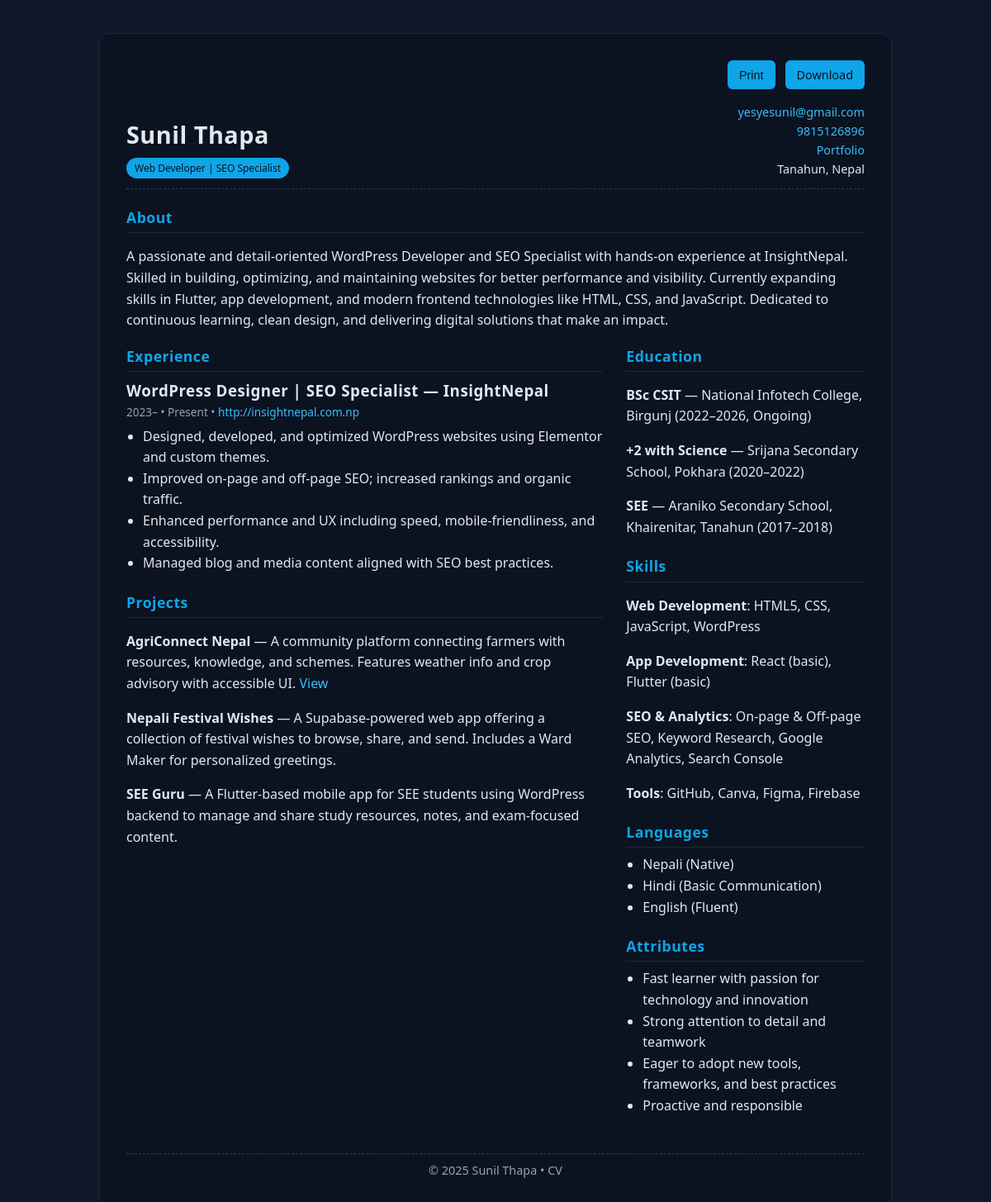
/resume/modern/, run on the app's committed database.
### cv/models.py (models this page shows, shortened)
class SingletonModel(models.Model):
    class Meta:
        abstract = True

class SiteProfile(SingletonModel):
    name = models.CharField(max_length=200, default="Sunil Thapa")
    job_title = models.CharField(max_length=200, blank=True)
    about = models.TextField(blank=True)
    phone = models.CharField(max_length=50, blank=True)
    email = models.EmailField(blank=True)
    portfolio_url = models.URLField(blank=True)
    location = models.CharField(max_length=200, blank=True)
    footer_text = models.CharField(max_length=255, blank=True, default="© 2025 Sunil Thapa • CV")
    active_template = models.ForeignKey('ResumeTemplate', on_delete=models.SET_NULL, null=True, blank=True, related_name='profiles')

class OrderedModel(models.Model):
    order = models.PositiveIntegerField(default=0)
    class Meta:
        abstract = True
        ordering = ['order']

class Experience(OrderedModel):
    title = models.CharField(max_length=255)
    company = models.CharField(max_length=255, blank=True)
    start_year = models.CharField(max_length=20, blank=True)
    end_year = models.CharField(max_length=20, blank=True)
    current = models.BooleanField(default=False)
    external_url = models.URLField(blank=True)
    summary = models.TextField(blank=True)

class ExperienceBullet(models.Model):
    experience = models.ForeignKey(Experience, related_name='bullets', on_delete=models.CASCADE)
    order = models.PositiveIntegerField(default=0)
    text = models.TextField()
    class Meta:
        ordering = ['order']

class Project(OrderedModel):
    title = models.CharField(max_length=255)
    description = models.TextField(blank=True)
    link = models.URLField(blank=True)

class Education(OrderedModel):
    degree = models.CharField(max_length=255)
    institution = models.CharField(max_length=255, blank=True)
    start_year = models.CharField(max_length=20, blank=True)
    end_year = models.CharField(max_length=20, blank=True)
    ongoing = models.BooleanField(default=False)
    description = models.TextField(blank=True)

class SkillCategory(OrderedModel):
    title = models.CharField(max_length=100)

class Skill(models.Model):
    category = models.ForeignKey(SkillCategory, related_name='skills', on_delete=models.CASCADE)
    name = models.CharField(max_length=100)
    order = models.PositiveIntegerField(default=0)
    class Meta:
        ordering = ['order']

class Language(OrderedModel):
    name = models.CharField(max_length=100)
    level = models.CharField(max_length=100, blank=True)

class PersonalAttribute(OrderedModel):
    text = models.CharField(max_length=255)

### cv/views.py (the view)
# urls.py: path('', views.resume_view, name='resume'),
def resume_view(request, slug=None):
    ctx = get_resume_context()
    template_obj = None
    if slug:
        template_obj = get_object_or_404(ResumeTemplate, slug=slug)
    else:
        profile = ctx['profile']
        if profile and profile.active_template:
            template_obj = profile.active_template
    if template_obj:
        ctx['template'] = template_obj
        template_name = template_obj.template_path
    else:
        template_name = 'cv/resume.html'
    return render(request, template_name, ctx)

### cv/views.py (called while the page is built)
def get_resume_context():
    profile = SiteProfile.objects.first()
    return {
        'profile': profile,
        'education': Education.objects.all(),
        'experience': Experience.objects.prefetch_related('bullets').all(),
        'projects': Project.objects.all(),
        'skills': SkillCategory.objects.prefetch_related('skills').all(),
        'attributes': PersonalAttribute.objects.all(),
        'languages': Language.objects.all(),
        'current_year': timezone.now().year,
    }

### cv/templates/cv/resume_modern.html (shortened to what this page needs)
{% load static %}
<!DOCTYPE html>
<html lang="en">
<head>
  <link rel="stylesheet" href="{% static 'css/styles.css' %}">
</head>
<body>
  <div class="wrap">
    <div class="actions">
      <button onclick="window.print()">Print</button>
      <a href="{% if template %}{% url 'download_resume' slug=template.slug %}{% else %}{% url 'download_resume_default' %}{% endif %}">
        Download
      </a>
    </div>
    <header class="header">
      <div class="header-left">
        <h1>{{ profile.name }}</h1>
        <div class="chip">{{ profile.job_title }}</div>
      </div>
      <div class="header-right">
        <div><a href="mailto:{{ profile.email }}">{{ profile.email }}</a></div>
        <div><a href="tel:{{ profile.phone }}">{{ profile.phone }}</a></div>
        {% if profile.portfolio_url %}
          <div><a href="{{ profile.portfolio_url }}" target="_blank">Portfolio</a></div>
        {% endif %}
        <div>{{ profile.location }}</div>
      </div>
    </header>
    <section>
      <h2>About</h2>
      <p>{{ profile.about|linebreaksbr }}</p>
    </section>
    <div class="grid">
      <main>
        <section>
          <h2>Experience</h2>
          {% for ex in experience %}
            <article>
              <h3>{{ ex.title }} — {{ ex.company }}</h3>
              <div class="meta" style="font-size: 0.85rem; color: var(--subtext);">
                {{ ex.start_year }}–{{ ex.end_year }}
                {% if ex.current %} • Present{% endif %}
                {% if ex.external_url %}
                  • <a href="{{ ex.external_url }}" target="_blank">{{ ex.external_url }}</a>
                {% endif %}
              </div>
              <ul>
                {% for b in ex.bullets.all %}
                  <li>{{ b.text }}</li>
                {% endfor %}
              </ul>
            </article>
          {% empty %}
            <p>No experience listed.</p>
          {% endfor %}
        </section>
        <section>
          <h2>Projects</h2>
          {% for project in projects %}
            <p>
              <strong>{{ project.title }}</strong> — {{ project.description }}
              {% if project.link %}
                <a href="{{ project.link }}" target="_blank">View</a>
              {% endif %}
            </p>
          {% empty %}
            <p>No projects available.</p>
          {% endfor %}
        </section>
      </main>
      <aside>
        <section>
          <h2>Education</h2>
          {% for edu in education %}
            <p>
              <strong>{{ edu.degree }}</strong> — {{ edu.institution }}
              ({{ edu.start_year }}–{{ edu.end_year }}{% if edu.ongoing %}, Ongoing{% endif %})
            </p>
          {% empty %}
            <p>No education details.</p>
          {% endfor %}
        </section>
        <section>
          <h2>Skills</h2>
          {% for cat in skills %}
            <p>
              <strong>{{ cat.title }}</strong>:
              {% for s in cat.skills.all %}
                {{ s.name }}{% if not forloop.last %}, {% endif %}
              {% endfor %}
            </p>
          {% empty %}
            <p>No skills listed.</p>
          {% endfor %}
        </section>
        <section>
          <h2>Languages</h2>
          <ul>
            {% for lang in languages %}
              <li>{{ lang.name }}{% if lang.level %} ({{ lang.level }}){% endif %}</li>
            {% empty %}
              <li>No languages added.</li>
            {% endfor %}
          </ul>
        </section>
        <section>
          <h2>Attributes</h2>
          <ul>
            {% for attr in attributes %}
              <li>{{ attr.text }}</li>
            {% empty %}
              <li>No attributes listed.</li>
            {% endfor %}
          </ul>
        </section>
      </aside>
    </div>
    <footer>
      © {{ current_year }} {{ profile.name }} • CV
    </footer>
  </div>
</body>
</html>

### cv/static/css/styles.css (style rules this page uses)
* { box-sizing: border-box; }
html, body { height: 100%; }
body { background: #f3f4f6; color: #111; font-family: system-ui, -apple-system, Segoe UI, Roboto, Ubuntu, Cantarell, Noto Sans, Arial, "Apple Color Emoji", "Segoe UI Emoji"; line-height: 1.6; margin: 0; }

### cv/templates/cv/resume_modern.html (style rules this page uses)
:root { --bg: #0f172a; --card-bg: #0b1220; --border: #1f2937; --text: #e2e8f0; --subtext: #94a3b8; --accent: #38bdf8; --highlight: #0ea5e9; }
body { background: var(--bg); color: var(--text); font-family: system-ui, -apple-system, "Segoe UI", Roboto, sans-serif; line-height: 1.6; margin: 0; padding: 0; }
a { color: var(--accent); text-decoration: none; }
h1, h2, h3 { margin: 0; font-weight: 700; letter-spacing: 0.5px; }
h2 { font-size: 1.1rem; margin-bottom: 8px; border-bottom: 1px solid #1e293b; padding-bottom: 4px; color: var(--highlight); }
ul { padding-left: 20px; margin: 6px 0; }
.wrap { max-width: 960px; margin: 40px auto; background: var(--card-bg); border: 1px solid var(--border); border-radius: 12px; padding: 32px; }
.actions { display: flex; gap: 12px; justify-content: flex-end; margin-bottom: 16px; }
.header { display: flex; justify-content: space-between; align-items: flex-end; border-bottom: 1px dashed #334155; padding-bottom: 12px; margin-bottom: 20px; }
.header-left h1 { font-size: 1.8rem; margin-bottom: 4px; }
.chip { background: var(--highlight); color: var(--card-bg); padding: 3px 10px; border-radius: 999px; font-size: 12px; display: inline-block; }
.header-right { text-align: right; font-size: 0.9rem; }
.grid { display: grid; grid-template-columns: 2fr 1fr; gap: 28px; }
main section, aside section { margin-bottom: 20px; }
footer { margin-top: 24px; border-top: 1px dashed #334155; padding-top: 8px; font-size: 0.9rem; color: var(--subtext); text-align: center; }
button, .actions a { background: var(--highlight); color: var(--card-bg); border: none; padding: 6px 14px; border-radius: 6px; cursor: pointer; font-size: 0.9rem; }

### data on the page
SiteProfile: name "Sunil Thapa", job_title "Web Developer | SEO Specialist", email "yesyesunil@gmail.com", phone "9815126896", location "Tanahun, Nepal", about "A passionate and detail‑oriented WordPress Developer and SEO Specialist with hands‑on experience at InsightNepal. Skilled in building, optimizing, and maintaining websites for better performance and visibility. Currently expanding skills in Flutter, app development, and modern frontend technologies like HTML, CSS, and JavaScript. Dedicated to continuous learning, clean design, and delivering digital solutions that make an impact."
Experience: title "WordPress Designer | SEO Specialist", company "InsightNepal", start_year "2023", current "• Present", external_url "http://insightnepal.com.np"
ExperienceBullet: text "Designed, developed, and optimized WordPress websites using Elementor and custom themes."
ExperienceBullet: text "Improved on‑page and off‑page SEO; increased rankings and organic traffic."
ExperienceBullet: text "Enhanced performance and UX including speed, mobile‑friendliness, and accessibility."
ExperienceBullet: text "Managed blog and media content aligned with SEO best practices."
Project: title "AgriConnect Nepal", description "A community platform connecting farmers with resources, knowledge, and schemes. Features weather info and crop advisory with accessible UI."
Project: title "Nepali Festival Wishes", description "A Supabase‑powered web app offering a collection of festival wishes to browse, share, and send. Includes a Ward Maker for personalized greetings."
Project: title "SEE Guru", description "A Flutter‑based mobile app for SEE students using WordPress backend to manage and share study resources, notes, and exam‑focused content."
Education: degree "BSc CSIT", institution "National Infotech College, Birgunj", start_year "2022", end_year "2026", ongoing ", Ongoing"
Education: degree "+2 with Science", institution "Srijana Secondary School, Pokhara", start_year "2020", end_year "2022"
Education: degree "SEE", institution "Araniko Secondary School, Khairenitar, Tanahun", start_year "2017", end_year "2018"
SkillCategory: title "Web Development"
Skill: name "HTML5"
Skill: name "CSS"
Skill: name "JavaScript"
Skill: name "WordPress"
SkillCategory: title "App Development"
Skill: name "React (basic)"
Skill: name "Flutter (basic)"
SkillCategory: title "SEO & Analytics"
Skill: name "On‑page & Off‑page SEO"
Skill: name "Keyword Research"
Skill: name "Google Analytics"
Skill: name "Search Console"
SkillCategory: title "Tools"
Skill: name "GitHub"
Skill: name "Canva"
Skill: name "Figma"
Skill: name "Firebase"
Language: name "Nepali", level "Native"
Language: name "Hindi", level "Basic Communication"
Language: name "English", level "Fluent"
PersonalAttribute: text "Fast learner with passion for technology and innovation"
PersonalAttribute: text "Strong attention to detail and teamwork"
PersonalAttribute: text "Eager to adopt new tools, frameworks, and best practices"
PersonalAttribute: text "Proactive and responsible"
